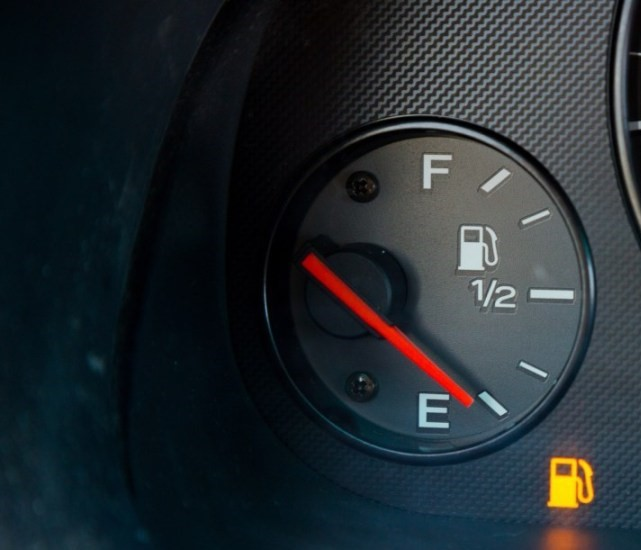
#> input picture gaugereader&textdetector/img.jpg, 641 x 550 px, found by its file name
$ python linedetector.py
#> lines starting #> are read from the running program, lines starting #| are printed output that depends on the picture; after the words box and inside, x2 and y2 are one past the last pixel; in counts of white or black regions, pixels touching at a corner belong together
import cv2 as cv
img = cv.imread(r'C:\Users\82109\Desktop\semi\img.jpg',0)
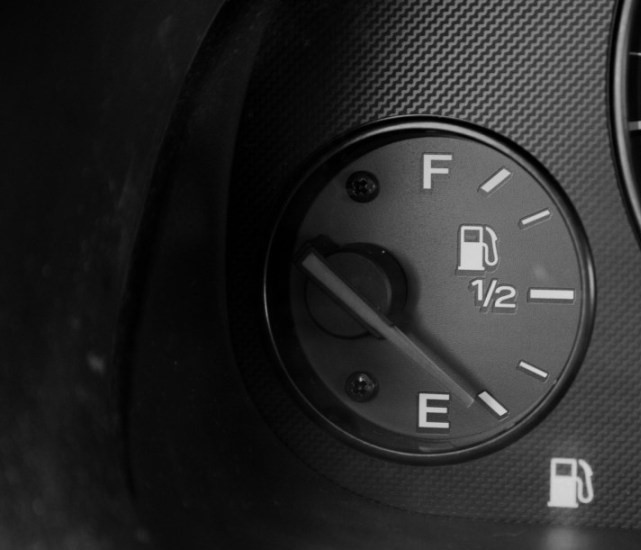
#> img: shape (550, 641); min 0, max 218, mean 40.8
t = cv.imread(r'C:\Users\82109\Desktop\semi\t.png',0)
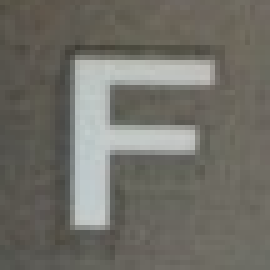
#> input picture gaugereader&textdetector/t.png, 54 x 54 px, found by its file name (shown 5 times larger)
#> t: shape (54, 54); min 61, max 203, mean 110.5
dst = cv.imread(r'C:\Users\82109\Desktop\semi\img.jpg') #컬러임
#> dst is the input picture: shape (550, 641, 3); mean B, G, R 47.3, 42.5, 35

result = cv.matchTemplate(img, t, cv.TM_SQDIFF_NORMED)
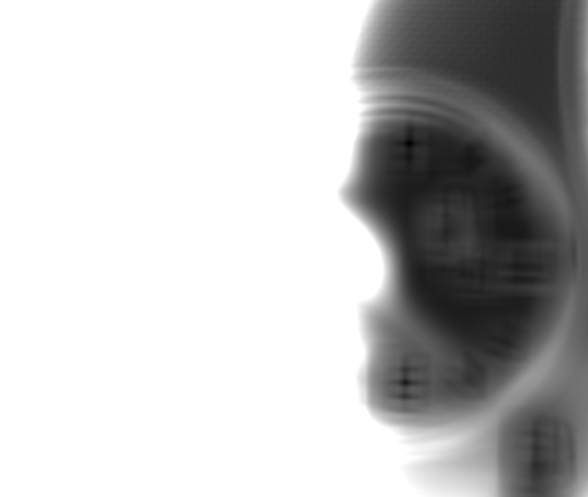
#> result: shape (497, 588) float32; min 2.62e-05, max 1, mean 0.758
minVal, maxVal, minLoc, maxLoc = cv.minMaxLoc(result)
#> minVal = 2.62e-05; maxVal = 1; minLoc = (409, 143); maxLoc = (0, 0)
x, y = minLoc
#> x = 409; y = 143
h, w = t.shape
#> h = 54; w = 54
dst = cv.rectangle(dst, (x, y), (x +  w, y + h) , (0, 0, 255), 2)
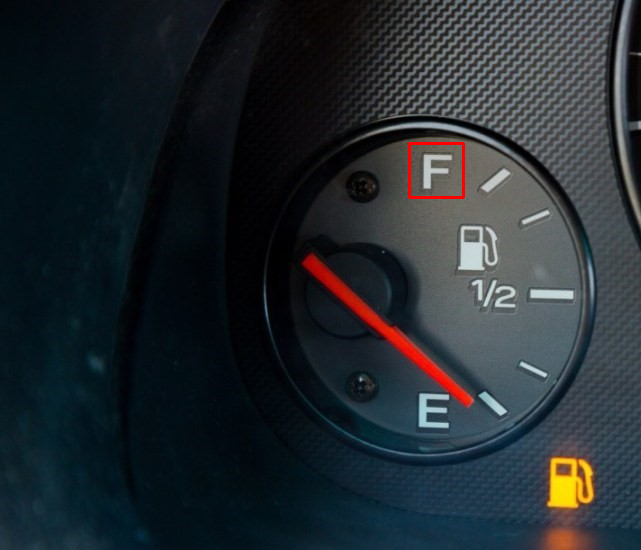
#> dst: shape (550, 641, 3); 0.18% of pixels changed, all inside (x1, y1, x2, y2) = (408, 142, 465, 199)

cv.imshow("result", dst)
cv.waitKey(0)
cv.destroyAllWindows()
